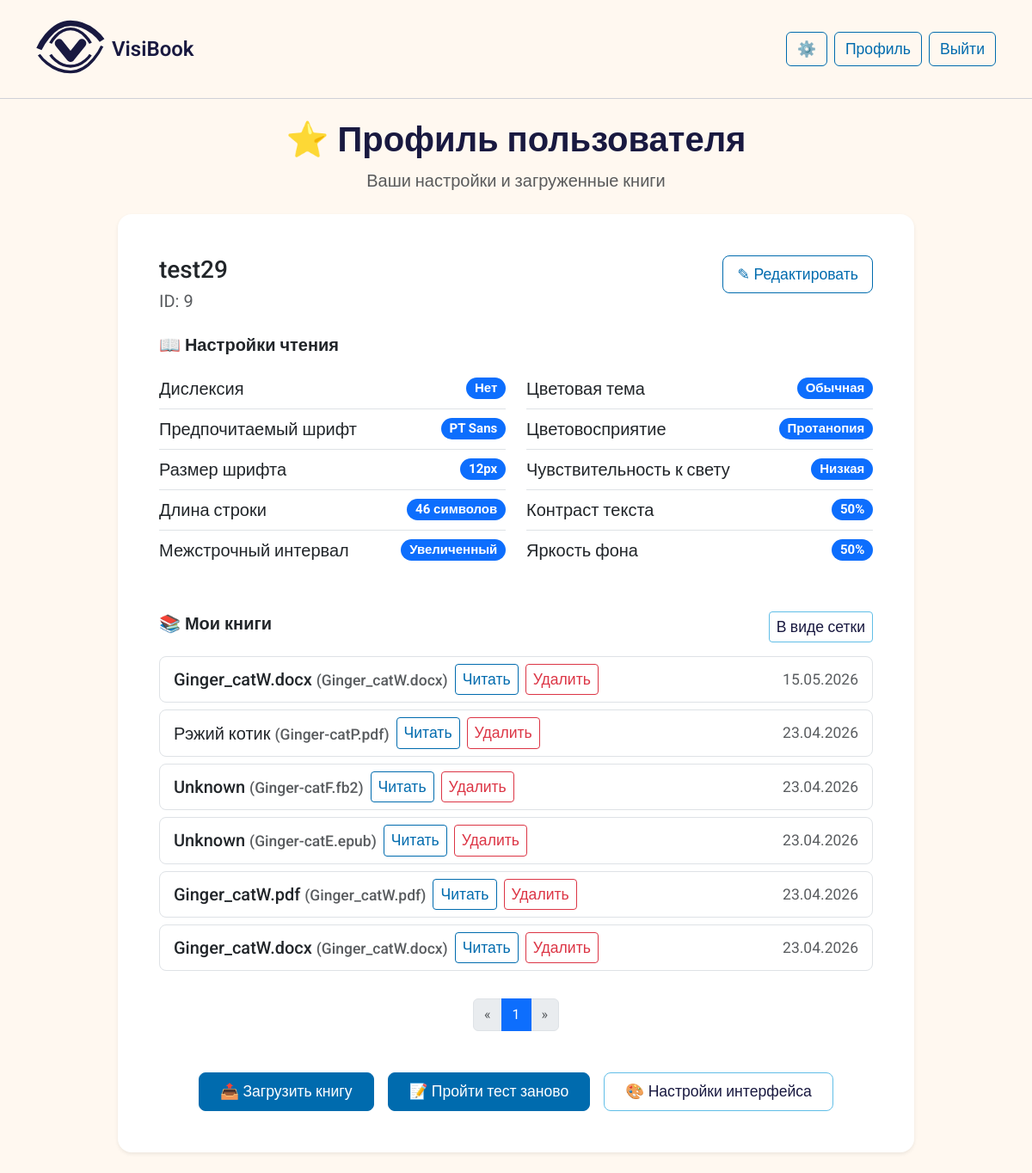
/profile/9 (signed in), run on the app's committed database.
### app.py (models this page shows, shortened)
class User(db.Model):
    id = db.Column(db.Integer, primary_key=True)
    username = db.Column(db.String(80), unique=True, nullable=False, default='user1')
    password_hash = db.Column(db.String(200))
    contrast = db.Column(db.String(20))       # 'high', 'medium', 'low'
    color_vision = db.Column(db.String(20))   # 'normal', 'deutan', 'protan', 'tritan'
    font_pref = db.Column(db.String(20))      # 'small', 'medium', 'large'
    font_size_px = db.Column(db.Integer, default=16)
    theme_pref = db.Column(db.String(20))     # 'light', 'dark', 'sepia', 'high_contrast'
    line_height = db.Column(db.String(20), default='normal')      # 'normal' или 'large'
    color_blindness_type = db.Column(db.String(20), default='none')   # 'none', 'protanopia', 'deuteranopia', 'tritanopia'
    has_dyslexia = db.Column(db.Boolean, default=False)
    light_sensitivity_level = db.Column(db.String(20), default='low')   # 'low', 'medium', 'high'
    preferred_font = db.Column(db.String(50), default='Roboto')
    contrast_sensitivity = db.Column(db.Integer, default=50)
    brightness_preference = db.Column(db.Integer, default=50)
    preferred_line_width_ch = db.Column(db.Integer, default=66)
    ui_theme = db.Column(db.String(20), default='light')      # 'light', 'dark', 'mono'
    ui_font_size = db.Column(db.String(20), default='medium') # 'small', 'medium', 'large'
    created_at = db.Column(db.DateTime, default=datetime.utcnow)

class Book(db.Model):
    id = db.Column(db.Integer, primary_key=True)
    user_id = db.Column(db.Integer, db.ForeignKey('user.id'), nullable=False)
    filename = db.Column(db.String(200), nullable=False)
    file_path = db.Column(db.String(300), nullable=False)
    extracted_html_path = db.Column(db.String(300))  # путь к сгенерированному HTML
    title = db.Column(db.String(200))  # будет извлечено из метаданных
    uploaded_at = db.Column(db.DateTime, default=datetime.utcnow)
    last_position = db.Column(db.Integer, default=0)
    cover_path = db.Column(db.String(300), nullable=True)  # путь к обложке
    user = db.relationship('User', backref=db.backref('books', lazy=True))

### app.py (the view)
@app.route('/profile/<int:user_id>')
def profile(user_id):
    if 'user_id' not in session:
        return redirect(url_for('login'))
    if session['user_id'] != user_id:
        return "Доступ запрещён", 403
    user = User.query.get_or_404(user_id)
    page = request.args.get('page', 1, type=int)
    per_page = 10
    books_pagination = Book.query.filter_by(user_id=user.id).order_by(Book.uploaded_at.desc()).paginate(page=page, per_page=per_page, error_out=False)
    return render_template('profile.html', user=user, books=books_pagination)

### templates/profile.html (shortened to what this page needs)
{% extends "base.html" %}
{% block content %}
<div class="row justify-content-center">
    <div class="col-lg-10">
        <div class="text-center mb-4">
            <h1 class="fw-semibold">⭐ Профиль пользователя</h1>
            <p class="text-muted">Ваши настройки и загруженные книги</p>
        </div>
        <div class="card border-0 shadow-sm rounded-4 mb-4">
            <div class="card-body p-4 p-md-5">
                <div class="d-flex flex-wrap justify-content-between align-items-start mb-3">
                    <div>
                        <h5 class="card-title mb-1 fs-3">{{ user.username }}</h5>
                        <p class="text-muted mb-0">ID: {{ user.id }}</p>
                    </div>
                    <div class="mt-2 mt-sm-0">
                        <a href="{{ url_for('edit_profile') }}" class="btn btn-outline-primary btn-lg">✎ Редактировать</a>
                    </div>
                </div>
                <h6 class="mt-4 mb-3 fs-5 fw-semibold">📖 Настройки чтения</h6>
                <div class="row g-4">
                    <div class="col-md-6">
                        <ul class="list-group list-group-flush bg-transparent">
                            <li class="list-group-item d-flex justify-content-between align-items-center px-0">
                                Дислексия
                                <span class="badge bg-primary rounded-pill">{{ 'Да' if user.has_dyslexia else 'Нет' }}</span>
                            </li>
                            <li class="list-group-item d-flex justify-content-between align-items-center px-0">
                                Предпочитаемый шрифт
                                <span class="badge bg-primary rounded-pill">{{ user.preferred_font or 'Roboto' }}</span>
                            </li>
                            <li class="list-group-item d-flex justify-content-between align-items-center px-0">
                                Размер шрифта
                                <span class="badge bg-primary rounded-pill">
                                    {{ user.font_size_px or 16 }}px
                                </span>
                            </li>
                            <li class="list-group-item d-flex justify-content-between align-items-center px-0">
                                Длина строки
                                <span class="badge bg-primary rounded-pill">{{ user.preferred_line_width_ch or 66 }} символов</span>
                            </li>
                            <li class="list-group-item d-flex justify-content-between align-items-center px-0">
                                Межстрочный интервал
                                <span class="badge bg-primary rounded-pill">
                                    {% if user.line_height == 'large' %}Увеличенный
                                    {% else %}Обычный{% endif %}
                                </span>
                            </li>
                        </ul>
                    </div>
                    <div class="col-md-6">
                        <ul class="list-group list-group-flush bg-transparent">
                            <li class="list-group-item d-flex justify-content-between align-items-center px-0">
                                Цветовая тема
                                <span class="badge bg-primary rounded-pill">
                                    {% if user.theme_pref == 'normal' %}Обычная
                                    {% elif user.theme_pref == 'high' %}Высокий контраст
                                    {% elif user.theme_pref == 'dark' %}Тёмная
                                    {% elif user.theme_pref == 'sepia' %}Сепия
                                    {% else %}Не указана{% endif %}
                                </span>
                            </li>
                            <li class="list-group-item d-flex justify-content-between align-items-center px-0">
                                Цветовосприятие
                                <span class="badge bg-primary rounded-pill">
                                    {% if user.color_vision == 'normal' %}Нормальное
                                    {% elif user.color_vision == 'deutan' %}Дейтеранопия
                                    {% elif user.color_vision == 'protan' %}Протанопия
                                    {% elif user.color_vision == 'tritan' %}Тританопия
                                    {% else %}Не указано{% endif %}
                                </span>
                            </li>
                            <li class="list-group-item d-flex justify-content-between align-items-center px-0">
                                Чувствительность к свету
                                <span class="badge bg-primary rounded-pill">
                                    {% if user.light_sensitivity_level == 'low' %}Низкая
                                    {% elif user.light_sensitivity_level == 'medium' %}Средняя
                                    {% elif user.light_sensitivity_level == 'high' %}Высокая
                                    {% else %}Не указана{% endif %}
                                </span>
                            </li>
                            <li class="list-group-item d-flex justify-content-between align-items-center px-0">
                                Контраст текста
                                <span class="badge bg-primary rounded-pill">{{ user.contrast_sensitivity or 50 }}%</span>
                            </li>
                            <li class="list-group-item d-flex justify-content-between align-items-center px-0">
                                Яркость фона
                                <span class="badge bg-primary rounded-pill">{{ user.brightness_preference or 50 }}%</span>
                            </li>
                        </ul>
                    </div>
                </div>
                <div class="d-flex justify-content-between align-items-center mt-5 mb-3">
                    <h6 class="fs-5 fw-semibold">📚 Мои книги</h6>
                    <a href="{{ url_for('toggle_books_view') }}" class="btn btn-sm btn-outline-secondary">
                        {% if session.books_view == 'grid' %}В виде списка{% else %}В виде сетки{% endif %}
                    </a>
                </div>
                {% if books.items %}
                    {% if session.books_view == 'grid' %}
                        <div class="books-grid">
                            {% for book in books.items %}
                            <div class="book-card">
                                {% if book.cover_path %}
                                    <img src="{{ url_for('book_cover', book_id=book.id) }}" class="book-cover" alt="Обложка">
                                {% else %}
                                    <div class="book-cover bg-light d-flex align-items-center justify-content-center">
                                        <i class="bi bi-book fs-1 text-secondary"></i>
                                    </div>
                                {% endif %}
                                <div class="book-title" title="{{ book.title }} (файл: {{ book.filename }})">
                                    {{ book.title[:20] }}{% if book.title|length > 20 %}...{% endif %}
                                    <span class="text-muted small">({{ book.filename[:15] }}{% if book.filename|length > 15 %}...{% endif %})</span>
                                </div>
                                <div class="book-actions">
                                    {% if book.extracted_html_path %}
                                        <a href="/read/{{ book.id }}" class="btn btn-sm btn-outline-primary">Читать</a>
                                    {% else %}
                                        <span class="badge bg-warning text-dark">HTML не готов</span>
                                    {% endif %}
                                    <form action="{{ url_for('delete_book', book_id=book.id) }}" method="POST" class="d-inline" onsubmit="return confirm('Удалить книгу? Это действие нельзя отменить.');">
                                        <button type="submit" class="btn btn-sm btn-outline-danger">Удалить</button>
                                    </form>
                                </div>
                                <div class="text-muted small text-center pb-2">{{ book.uploaded_at.strftime('%d.%m.%Y') }}</div>
                            </div>
                            {% endfor %}
                        </div>
                    {% else %}
                        <div class="list-group">
                            {% for book in books.items %}
                            <div class="list-group-item d-flex flex-wrap justify-content-between align-items-center rounded-3 mb-2 border">
                                <div class="d-flex flex-wrap align-items-center gap-2">
                                    <span class="fw-medium" title="{{ book.filename }}">{{ book.title[:40] }} <span class="text-muted small">({{ book.filename[:30] }})</span></span>
                                    {% if book.extracted_html_path %}
                                        <a href="/read/{{ book.id }}" class="btn btn-sm btn-outline-primary">Читать</a>
                                    {% else %}
                                        <span class="badge bg-warning text-dark">HTML не готов</span>
                                    {% endif %}
                                    <form action="{{ url_for('delete_book', book_id=book.id) }}" method="POST" class="d-inline" onsubmit="return confirm('Удалить книгу? Это действие нельзя отменить.');">
                                        <button type="submit" class="btn btn-sm btn-outline-danger">Удалить</button>
                                    </form>
                                </div>
                                <span class="text-muted small">{{ book.uploaded_at.strftime('%d.%m.%Y') }}</span>
                            </div>
                            {% endfor %}
                        </div>
                    {% endif %}
                <nav aria-label="Навигация по книгам">
                    <ul class="pagination justify-content-center mt-4">
                        {% if books.has_prev %}
                            <li class="page-item"><a class="page-link" href="{{ url_for('profile', user_id=user.id, page=books.prev_num) }}">« </a></li>
                        {% else %}
                            <li class="page-item disabled"><span class="page-link">« </span></li>
                        {% endif %}
                        {% for page_num in books.iter_pages(left_edge=1, right_edge=1, left_current=2, right_current=2) %}
                            {% if page_num %}
                                {% if page_num == books.page %}
                                    <li class="page-item active"><span class="page-link">{{ page_num }}</span></li>
                                {% else %}
                                    <li class="page-item"><a class="page-link" href="{{ url_for('profile', user_id=user.id, page=page_num) }}">{{ page_num }}</a></li>
                                {% endif %}
                            {% else %}
                                <li class="page-item disabled"><span class="page-link">...</span></li>
                            {% endif %}
                        {% endfor %}
                        {% if books.has_next %}
                            <li class="page-item"><a class="page-link" href="{{ url_for('profile', user_id=user.id, page=books.next_num) }}"> »</a></li>
                        {% else %}
                            <li class="page-item disabled"><span class="page-link"> »</span></li>
                        {% endif %}
                    </ul>
                </nav>
                {% else %}
                <div class="alert alert-light text-center py-3 rounded-3">
                    <p class="mb-0">У вас пока нет загруженных книг.</p>
                </div>
                {% endif %}
                <div class="d-flex flex-wrap justify-content-center gap-3 mt-5">
                    <a href="/upload/{{ user.id }}" class="btn btn-primary btn-lg px-4">📤 Загрузить книгу</a>
                    <a href="/test" class="btn btn-primary btn-lg px-4">📝 Пройти тест заново</a>
                    <a href="{{ url_for('settings') }}" class="btn btn-outline-secondary btn-lg px-4">🎨 Настройки интерфейса</a>
                </div>
            </div>
        </div>
    </div>
</div>
{% endblock %}

### data on the page
User: username "test29", id "9", has_dyslexia "Нет", preferred_font "PT Sans", font_size_px "12", preferred_line_width_ch "46", contrast_sensitivity "50", brightness_preference "50"
Book: title "Ginger_catW.docx", filename "Ginger_catW.docx", uploaded_at "15.05.2026"
Book: title "Рэжий котик", filename "Ginger-catP.pdf", uploaded_at "23.04.2026"
Book: title "Unknown", filename "Ginger-catF.fb2", uploaded_at "23.04.2026"
Book: title "Unknown", filename "Ginger-catE.epub", uploaded_at "23.04.2026"
Book: title "Ginger_catW.pdf", filename "Ginger_catW.pdf", uploaded_at "23.04.2026"
Book: title "Ginger_catW.docx", filename "Ginger_catW.docx", uploaded_at "23.04.2026"

### other printed values
{{ page_num }} "1"
